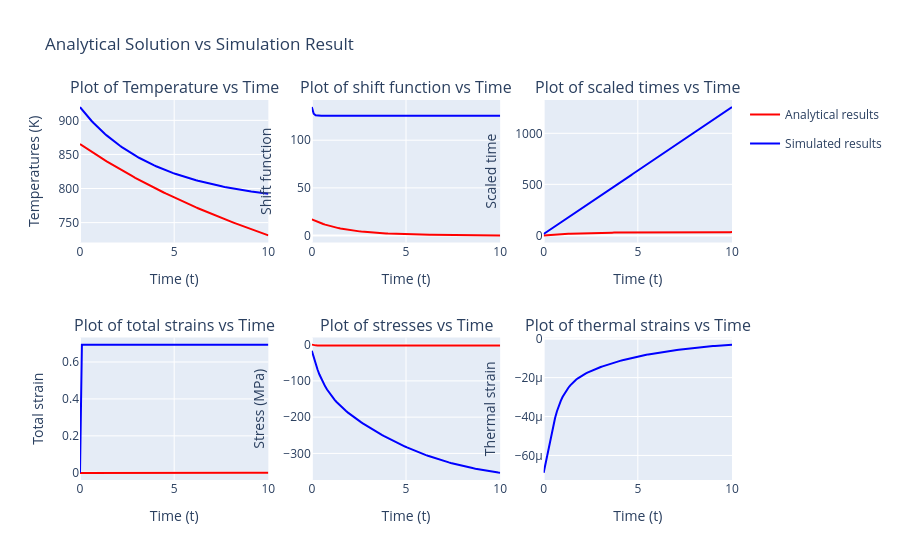

Notebook code cell kept with this figure:
### Code cell
fig = make_subplots(rows=2, cols=3,
    subplot_titles=("Plot of Temperature vs Time","Plot of shift function vs Time","Plot of scaled times vs Time","Plot of total strains vs Time","Plot of stresses vs Time","Plot of thermal strains vs Time"))

# Temperatures
fig.add_trace(go.Scatter(x=t_, y=T_, mode='lines', name='Analytical results', line=dict(color='red'),legendgroup="Analytic",showlegend=True),row=1, col=1)
fig.add_trace(go.Scatter(x=t_, y=avg_T_flat, mode='lines', name='Simulated results', line=dict(color='blue'), legendgroup="Simulation",showlegend=True),row=1, col=1)

# # Shift functions
fig.add_trace(go.Scatter(x=t_, y=phi_, mode='lines', name='Analytical results', line=dict(color='red'),legendgroup="Analytic",showlegend=False),row=1, col=2)
fig.add_trace(go.Scatter(x=t_, y=avg_phi_flat, mode='lines', name='Simulated results', line=dict(color='blue'), legendgroup="Simulation",showlegend=False),row=1, col=2)

# # Scaled times
fig.add_trace(go.Scatter(x=t_, y=xi_, mode='lines', name='Analytical results', line=dict(color='red'),legendgroup="Analytic",showlegend=False),row=1, col=3)
fig.add_trace(go.Scatter(x=t_, y=avg_xi_flat, mode='lines', name='Simulated results', line=dict(color='blue'),legendgroup="Simulation",showlegend=False),row=1, col=3)

# # Strains
fig.add_trace(go.Scatter(x=t_, y=epsilon_, mode='lines', name='Analytical results', line=dict(color='red'),legendgroup="Analytic",showlegend=False),row=2, col=1)
fig.add_trace(go.Scatter(x=t_, y=avg_t_epsilon_flat, mode='lines', name='Simulated results', line=dict(color='blue'),legendgroup="Simulation",showlegend=False),row=2, col=1)

# # Stresses
fig.add_trace(go.Scatter(x=t_, y=sigma_analytical_, mode='lines', name='Analytical results', line=dict(color='red'),legendgroup="Analytic",showlegend=False),row=2, col=2)
fig.add_trace(go.Scatter(x=t_, y=avg_t_sigma_mid_flat, mode='lines', name='Simulated results', line=dict(color='blue'),legendgroup="Simulation",showlegend=False),row=2, col=2)

# # Thermal Strains
fig.add_trace(go.Scatter(x=t_, y=avg_thermal_epsilon_flat, mode='lines', name='Simulated results', line=dict(color='blue'),legendgroup="Simulation",showlegend=False),row=2, col=3)

# Update axis titles
fig.update_xaxes(title_text="Time (t)", row=1, col=1)
fig.update_yaxes(title_text="Temperatures (K)", row=1, col=1)

fig.update_xaxes(title_text="Time (t)", row=1, col=2)
fig.update_yaxes(title_text="Shift function", row=1, col=2)

fig.update_xaxes(title_text="Time (t)", row=1, col=3)
fig.update_yaxes(title_text="Scaled time", row=1, col=3)

fig.update_xaxes(title_text="Time (t)", row=2, col=1)
fig.update_yaxes(title_text="Total strain", row=2, col=1)

fig.update_xaxes(title_text="Time (t)", row=2, col=2)
fig.update_yaxes(title_text="Stress (MPa)", row=2, col=2)

fig.update_xaxes(title_text="Time (t)", row=2, col=3)
fig.update_yaxes(title_text="Thermal strain", row=2, col=3)
fig.update_layout(title = "Analytical Solution vs Simulation Result")
fig.show()
